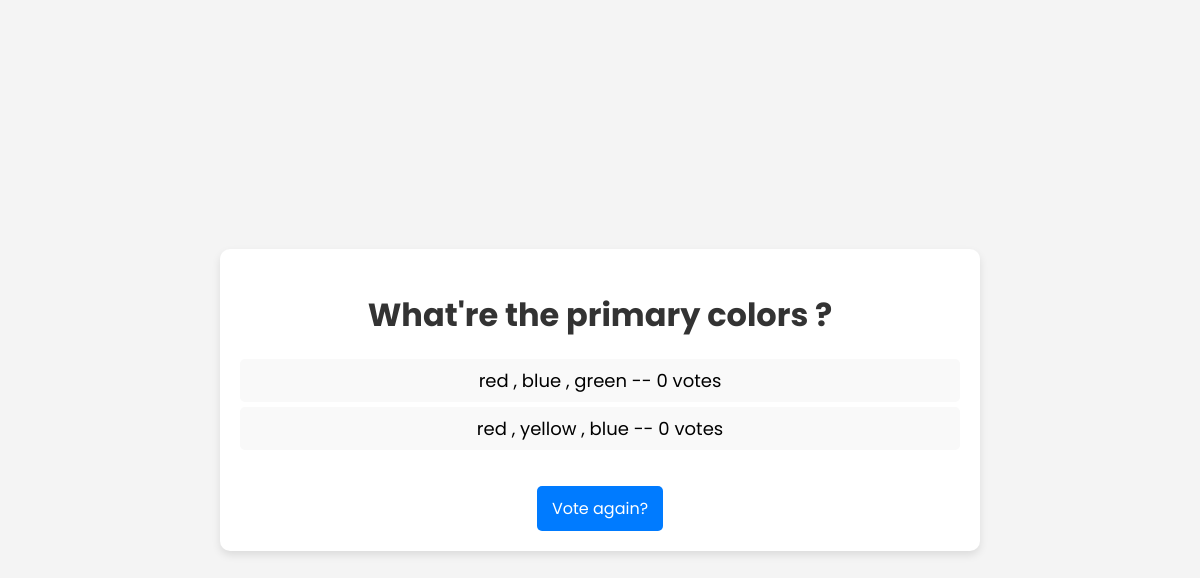
The page /7/results/ on the database its author committed.
### mypoll/models.py (models this page shows, shortened)
class Question(models.Model):
    question_text = models.CharField(max_length=200)
    pub_date = models.DateTimeField("date published")
    is_private = models.BooleanField(default=False)

class Choice(models.Model):
    question = models.ForeignKey(Question, on_delete=models.CASCADE)
    choice_text = models.CharField(max_length=200)
    votes = models.IntegerField(default=0)

### mypoll/views.py (the view)
# urls.py: path("<int:pk>/results/", views.ResultsView.as_view(), name="results"),
class ResultsView(generic.DetailView):
    model = Question
    template_name = "mypoll/results.html"

### mypoll/templates/mypoll/results.html (shortened to what this page needs)
<!DOCTYPE html>
<html lang="th">
<head>
</head>
<body>
    <div class="container">
        <h1 class="topic">{{ question.question_text }}</h1>
        <ul>
            {% for choice in question.choice_set.all %}
                <li>{{ choice.choice_text }} -- {{ choice.votes }} vote{{ choice.votes|pluralize }}</li>
            {% endfor %}
        </ul>
        <a href="{% url 'mypoll:detail' question.id %}">Vote again?</a>
    </div>
</body>
</html>

### mypoll/templates/mypoll/results.html (style rules this page uses)
body { font-family: 'Poppins', sans-serif; background-color: #f4f4f4; display: flex; justify-content: center; align-items: center; height: 100vh; margin: 0; }
.container { background: white; padding: 20px; border-radius: 10px; box-shadow: 0 4px 8px rgba(0, 0, 0, 0.1); text-align: center; width: 60%; }
.topic { font-size: 32px; color: #333; margin-bottom: 20px; }
ul { list-style: none; padding: 0; }
li { font-size: 18px; padding: 8px; background: #f9f9f9; margin: 5px 0; border-radius: 5px; }
a { display: inline-block; margin-top: 20px; padding: 10px 15px; background-color: #007bff; color: white; text-decoration: none; border-radius: 5px; transition: 0.3s; }

### rows shown on the page
Question: question_text "What're the primary colors ?"
Choice: choice_text "red , blue , green", votes "0"
Choice: choice_text "red , yellow , blue", votes "0"
